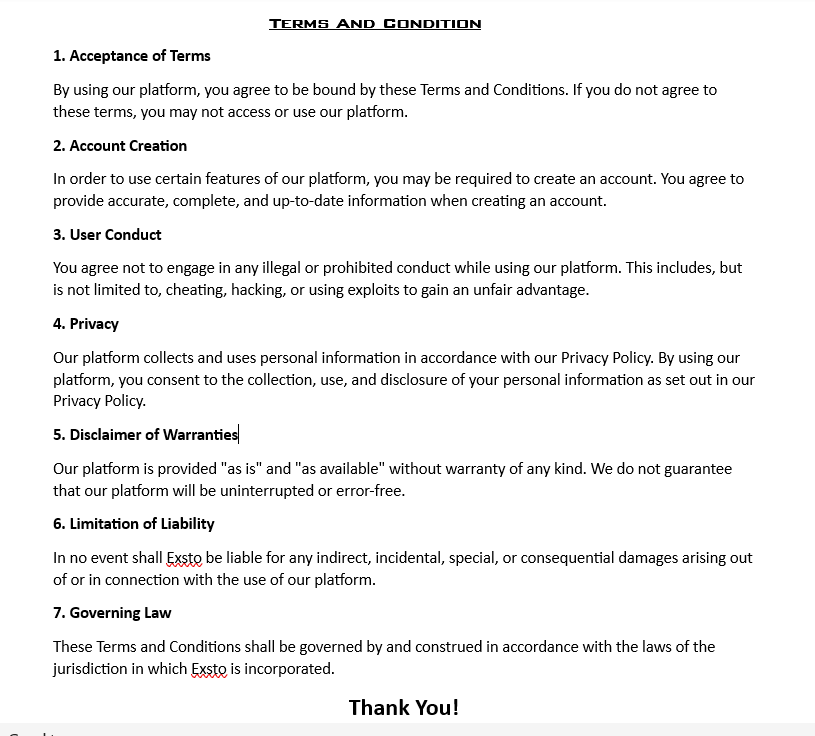
#> input picture images/terms and condition.png, 815 x 736 px, found by its file name
$ python 'terms and condition.py'
#> lines starting #> are read from the running program, lines starting #| are printed output that depends on the picture
import cv2
from tkinter import *
from PIL import Image,ImageTk
root1 = Tk ( )
root1.title ( 'How to Play Flappy Bird Game ' )
root1.geometry ( '900x780+360+0' )
root1.configure ( bg = "white" )
root1.resizable ( False , False )

ima = cv2.imread("C:/Users/sujal/PycharmProjects/Sem4 Python Project/images/terms and condition.png" )
#> ima is the input picture: shape (736, 815, 3); mean B, G, R 242.5, 242.5, 242.6
imgr1 = cv2.resize ( ima , (900 , 780) )
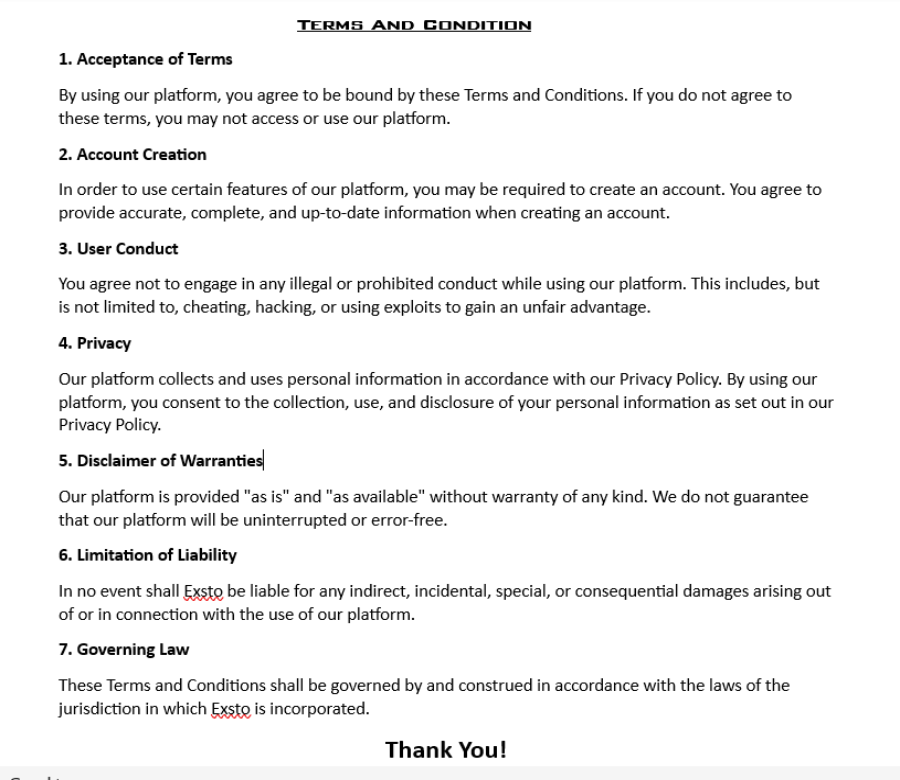
#> imgr1: shape (780, 900, 3); mean B, G, R 242.5, 242.5, 242.6
img_rgb1 = cv2.cvtColor ( imgr1 , cv2.COLOR_BGR2RGB )
img_tk = ImageTk.PhotoImage ( Image.fromarray ( img_rgb1 ) )

Label( root1,image = img_tk).place(x=0,y=5)

root1.mainloop()
